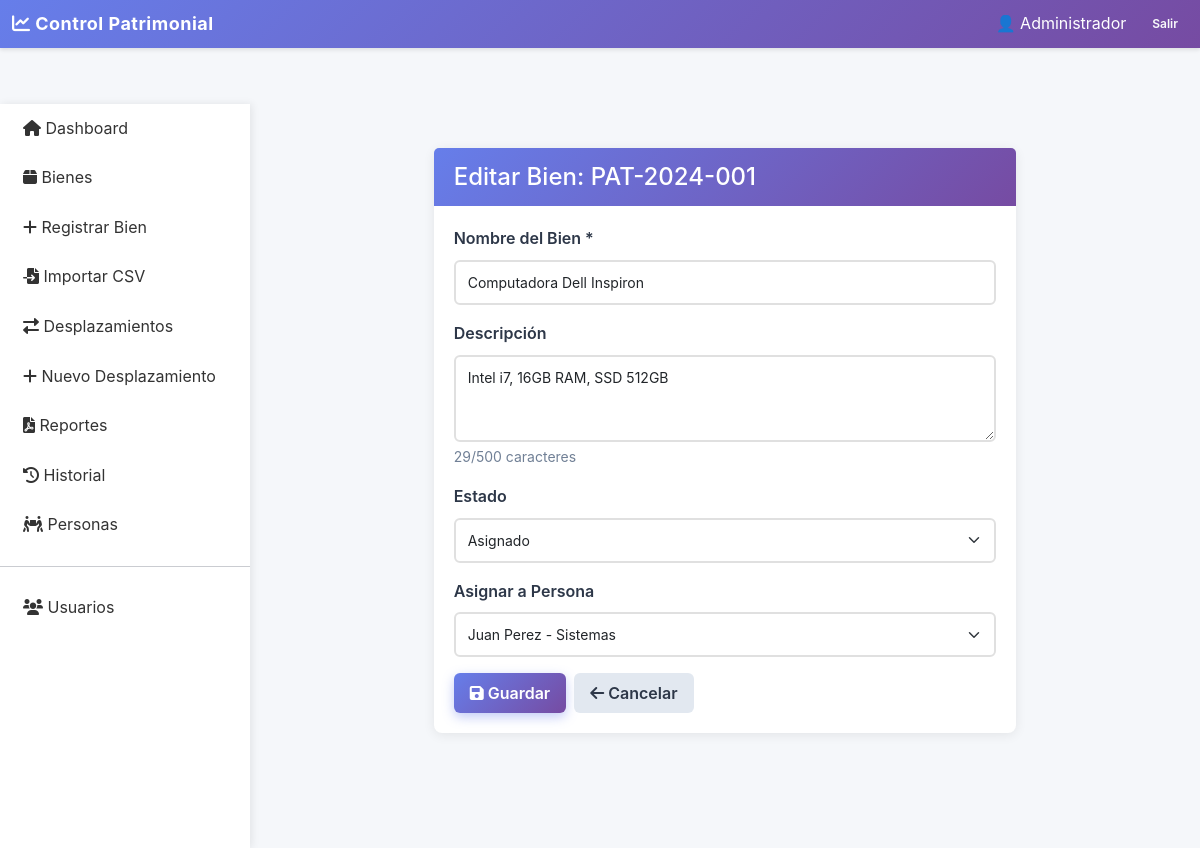
The app's page /frontend/editar-bien.php?id=1 (signed in) with its own data.
### tables this page shows
CREATE TABLE IF NOT EXISTS bienes (
    id INT AUTO_INCREMENT PRIMARY KEY,
    codigo_patrimonial VARCHAR(50) UNIQUE NOT NULL,
    nombre VARCHAR(100) NOT NULL,
    descripcion TEXT,
    estado VARCHAR(50),
    persona_id INT,
    fecha_registro TIMESTAMP DEFAULT CURRENT_TIMESTAMP,
    FOREIGN KEY (persona_id) REFERENCES personas(id),
    INDEX idx_codigo (codigo_patrimonial),
    INDEX idx_estado (estado),
    INDEX idx_persona (persona_id)
);

CREATE TABLE IF NOT EXISTS personas (
    id INT AUTO_INCREMENT PRIMARY KEY,
    nombre VARCHAR(100) NOT NULL,
    area VARCHAR(100),
    estado TINYINT DEFAULT 1,
    INDEX idx_nombre (nombre),
    INDEX idx_estado (estado)
);

### backend/BienDAO.php (called while the page is built, shortened)
<?php
class BienDAO {
    private $conn;
    public function __construct($conexion) {
        $this->conn = $conexion;
    }
    public function obtenerPorId($id) {
        $stmt = $this->conn->prepare(
            "SELECT b.id, b.codigo_patrimonial, b.nombre, b.descripcion, b.estado,
                    b.persona_id, p.nombre as persona_nombre, p.area, b.fecha_registro
             FROM bienes b
             LEFT JOIN personas p ON b.persona_id = p.id
             WHERE b.id = ?"
        );
        $stmt->bind_param("i", $id);
        $stmt->execute();
        $resultado = $stmt->get_result();
        return $resultado->fetch_assoc();
    }
}
?>

### backend/PersonaDAO.php (called while the page is built, shortened)
<?php
class PersonaDAO {
    private $conn;
    public function __construct($conexion) {
        $this->conn = $conexion;
    }
    public function obtenerTodos() {
        $resultado = $this->conn->query(
            "SELECT id, nombre, area, estado FROM personas WHERE estado = 1 ORDER BY nombre ASC"
        );
        return $resultado->fetch_all(MYSQLI_ASSOC);
    }
}
?>

### frontend/editar-bien.php (the view, shortened to what this page needs)
<?php
require_once dirname(__FILE__) . '/../backend/BienService.php';
require_once dirname(__FILE__) . '/../backend/PersonaDAO.php';
$bien_id = intval($_GET['id'] ?? 0);
$personaDAO = new PersonaDAO($conn);
$bienDAO = new \BienDAO($conn);
$bien = $bienDAO->obtenerPorId($bien_id);
$personas = $personaDAO->obtenerTodos();
require_once dirname(__FILE__) . '/layout/header.php';
require_once dirname(__FILE__) . '/layout/sidebar.php';
?>
    <div class="container mt-4">
        <div class="row">
            <div class="col-md-8 offset-md-2">
                <div class="card">
                    <div class="card-header">
                        <h4 class="mb-0">Editar Bien: <?php echo htmlspecialchars($bien['codigo_patrimonial']); ?></h4>
                    </div>
                    <div class="card-body">
                        <form method="POST" id="formEditarBien" novalidate>
                            <div class="mb-3">
                                <label for="nombre" class="form-label">Nombre del Bien *</label>
                                <input type="text" class="form-control" id="nombre" name="nombre" required
                                       value="<?php echo htmlspecialchars($bien['nombre']); ?>"
                                       minlength="2" maxlength="100">
                            </div>
                            <div class="mb-3">
                                <label for="descripcion" class="form-label">Descripción</label>
                                <textarea class="form-control" id="descripcion" name="descripcion" rows="3"
                                          maxlength="500"><?php echo htmlspecialchars($bien['descripcion'] ?? ''); ?></textarea>
                            </div>
                            <div class="mb-3">
                                <label for="estado" class="form-label">Estado</label>
                                <select class="form-select" id="estado" name="estado">
                                    <option value="<?php echo ESTADO_ASIGNADO; ?>" <?php echo $bien['estado'] === ESTADO_ASIGNADO ? 'selected' : ''; ?>>Asignado</option>
                                </select>
                            </div>
                            <div class="mb-3">
                                <label for="persona_id" class="form-label">Asignar a Persona</label>
                                <select class="form-select" id="persona_id" name="persona_id">
                                    <?php foreach ($personas as $persona): ?>
                                        <option value="<?php echo $persona['id']; ?>"
                                            <?php echo $bien['persona_id'] == $persona['id'] ? 'selected' : ''; ?>>
                                            <?php echo htmlspecialchars($persona['nombre'] . ' - ' . $persona['area']); ?>
                                        </option>
                                    <?php endforeach; ?>
                                </select>
                            </div>
                            <div class="d-flex gap-2">
                                <button type="submit" class="btn btn-primary">
                                    <i class="fas fa-save"></i> Guardar
                                </button>
                                <a href="ver-bien.php?id=<?php echo $bien_id; ?>" class="btn btn-secondary">
                                    <i class="fas fa-arrow-left"></i> Cancelar
                                </a>
                            </div>
                        </form>
                    </div>
                </div>
            </div>
        </div>
    </div>
<?php require_once dirname(__FILE__) . '/layout/footer.php'; ?>

### assets/css/estilos.css (style rules this page uses)
:root { --primary: #667eea; --secondary: #764ba2; --success: #48bb78; --warning: #ed8936; --danger: #f56565; --info: #4299e1; --light: #f5f7fa; --dark: #2d3748; }
* { margin: 0; padding: 0; box-sizing: border-box; }
body { font-family: -apple-system, BlinkMacSystemFont, 'Segoe UI', Roboto, 'Helvetica Neue', Arial, sans-serif; background-color: var(--light); color: var(--dark); line-height: 1.6; }
.card { border: none; border-radius: 8px; box-shadow: 0 2px 12px rgba(0, 0, 0, 0.08); transition: all 0.3s ease; }
.card-header { background: linear-gradient(135deg, var(--primary) 0%, var(--secondary) 100%); color: white; border-radius: 8px 8px 0 0; padding: 15px 20px; border: none; }
.card-body { padding: 20px; }
.form-control, .form-select { border: 2px solid #e0e0e0; border-radius: 6px; padding: 10px 12px; font-size: 14px; transition: all 0.3s ease; }
.form-label { font-weight: 600; color: var(--dark); margin-bottom: 8px; }
.btn { font-weight: 600; border-radius: 6px; padding: 8px 16px; transition: all 0.3s ease; border: none; }
.btn-primary { background: linear-gradient(135deg, var(--primary) 0%, var(--secondary) 100%); color: white; box-shadow: 0 4px 12px rgba(102, 126, 234, 0.4); }
.btn-secondary { background-color: #e2e8f0; color: var(--dark); }

### frontend/layout/header.php (style rules this page uses)
:root { --primary: #667eea; --secondary: #764ba2; --success: #48bb78; --warning: #ed8936; --danger: #f56565; --info: #4299e1; --sidebar-width: 250px; }
body { background-color: #f5f7fa; }

### records on screen
bienes: codigo_patrimonial "PAT-2024-001", nombre "Computadora Dell Inspiron", descripcion "Intel i7, 16GB RAM, SSD 512GB", estado "Asignado", persona_id "Juan Perez - Sistemas"

### other values on screen
$_SESSION['usuario_nombre'] "Administrador"
